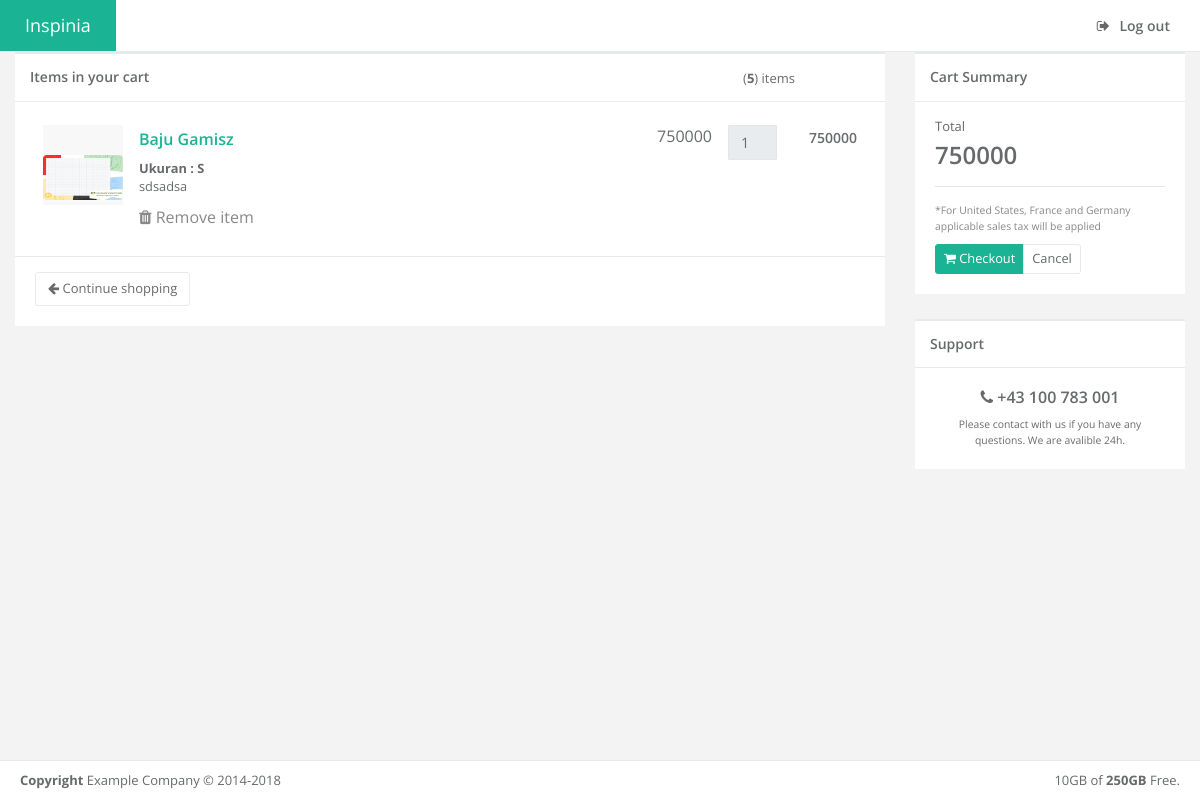
Page /views/keranjang_view.php (signed in) on the committed database.
### tables this page shows
CREATE TABLE IF NOT EXISTS `keranjang` (
  `id_keranjang` int(11) NOT NULL AUTO_INCREMENT,
  `id_user` int(11) NOT NULL DEFAULT '0',
  `id_barang` int(11) NOT NULL DEFAULT '0',
  `jumlah` int(11) NOT NULL DEFAULT '0',
  `id_size` int(11) DEFAULT NULL,
  PRIMARY KEY (`id_keranjang`)
);

CREATE TABLE IF NOT EXISTS `gambar` (
  `id_barang` int(11) DEFAULT NULL,
  `foto` varchar(250) DEFAULT NULL
);

CREATE TABLE IF NOT EXISTS `barang` (
  `id` int(11) NOT NULL AUTO_INCREMENT,
  `nama_barang` varchar(150) NOT NULL DEFAULT '0',
  `id_tipe` int(11) NOT NULL DEFAULT '0',
  `harga` int(11) NOT NULL DEFAULT '0',
  `deskripsi` varchar(250) NOT NULL DEFAULT '0',
  `stok` int(11) DEFAULT NULL,
  PRIMARY KEY (`id`)
);

CREATE TABLE IF NOT EXISTS `size` (
  `id_size` int(11) NOT NULL AUTO_INCREMENT,
  `ukuran` varchar(250) NOT NULL DEFAULT '',
  PRIMARY KEY (`id_size`)
);

### views/keranjang_view.php (the view, shortened to what this page needs)
<?php
include "../config/koneksi.php";
$id = $_SESSION['id'];
?>
<!DOCTYPE html>
<html>
<head>
    <link href="../css/bootstrap.min.css" rel="stylesheet">
    <link href="../font-awesome/css/font-awesome.css" rel="stylesheet">
    <link href="../css/animate.css" rel="stylesheet">
    <link href="../css/style.css" rel="stylesheet">
</head>
<body class="top-navigation">
    <div id="wrapper">
        <div id="page-wrapper" class="gray-bg">
            <div class="row border-bottom white-bg">
                <nav class="navbar navbar-expand-lg navbar-static-top" role="navigation">
                    <a href="#" class="navbar-brand">Inspinia</a>
                    <div class="navbar-collapse collapse" id="navbar">
                        <ul class="nav navbar-top-links navbar-right">
                            <li>
                                <a href="../action/login_controller.php?op=out">
                                    <i class="fa fa-sign-out"></i> Log out
                                </a>
                            </li>
                        </ul>
                    </div>
                </nav>
            </div>
            <div class="row">
                <div class="col-md-9">
                    <div class="ibox">
                        <div class="ibox-title">
                            <span class="float-right">(<strong>5</strong>) items</span>
                            <h5>Items in your cart</h5>
                        </div>
                        <?php
                        include '../config/koneksi.php';
                        $query = "select * from keranjang join barang on keranjang.id_barang = barang.id join size on size.id_size = keranjang.id_size where keranjang.id_user = '$id'";
                        $output = $koneksi->query($query);
                        while ($data = $output->fetch_array()) {
                            $idbarang = $data['id'];
                        ?>
                            <div class="ibox-content">
                                <div class="table-responsive">
                                    <table class="table shoping-cart-table">
                                        <tbody>
                                            <tr>
                                                <td width="90">
                                                    <div class="cart-product-imitation">
                                                        <?php
                                                        $query1 = "select * from gambar where id_barang = '$idbarang'";
                                                        $output1 = $koneksi->query($query1);
                                                        $gambar = $output1->fetch_array(); ?>
                                                        <img class="img-fluid rounded mx-auto d-block" src="../img/barang/<?php echo $gambar['foto'] ?>" alt="gambar">
                                                    </div>
                                                </td>
                                                <td class="desc">
                                                    <h3>
                                                        <a href="#" class="text-navy">
                                                            <?php echo $data['nama_barang'] ?>
                                                        </a>
                                                    </h3>
                                                    <dl class="small m-b-none">
                                                        <dt>Ukuran : <?php echo $data['ukuran'] ?></dt>
                                                        <dd><?php echo $data['deskripsi'] ?></dd>
                                                    </dl>
                                                    <div class="m-t-sm">
                                                        <a href="#" class="text-muted"><i class="fa fa-trash"></i> Remove item</a>
                                                    </div>
                                                </td>
                                                <td>
                                                    <?php echo $data['harga'] ?>
                                                </td>
                                                <td width="65">
                                                    <input type="text" class="form-control" value="<?php echo $data['jumlah'] ?>" disabled>
                                                </td>
                                                <td>
                                                    <h4>
                                                        <?php $hasil = (int)$data['harga'] * (int)$data['jumlah'] ?>
                                                        <?php echo $hasil ?>
                                                    </h4>
                                                </td>
                                            </tr>
                                        </tbody>
                                    </table>
                                </div>
                            </div>
                        <?php } ?>
                        <div class="ibox-content">
                            <button class="btn btn-white" onclick="history.back();"><i class="fa fa-arrow-left"></i> Continue shopping</button>
                        </div>
                    </div>
                </div>
                <div class="col-md-3">
                    <div class="ibox">
                        <div class="ibox-title">
                            <h5>Cart Summary</h5>
                        </div>
                        <div class="ibox-content">
                            <span>
                                Total
                            </span>
                            <h2 class="font-bold">
                                <?php
                                $query = "select sum(barang.harga * keranjang.jumlah) AS total from keranjang INNER JOIN barang ON keranjang.id_barang = barang.id where id_user = '" . $_SESSION['id'] . "'";
                                $output = $koneksi->query($query);
                                $data = $output->fetch_array();
                                echo $data['total'];
                                ?>
                            </h2>
                            <hr />
                            <span class="text-muted small">
                                *For United States, France and Germany applicable sales tax will be applied
                            </span>
                            <div class="m-t-sm">
                                <div class="btn-group">
                                    <a href="../action/action_checkout.php?total=<?php echo $data['total'] ?>&user=<?php echo $id ?>" class="btn btn-primary btn-sm"><i class="fa fa-shopping-cart"></i> Checkout</a>
                                    <a href="#" class="btn btn-white btn-sm"> Cancel</a>
                                </div>
                            </div>
                        </div>
                    </div>
                    <div class="ibox">
                        <div class="ibox-title">
                            <h5>Support</h5>
                        </div>
                        <div class="ibox-content text-center">
                            <h3><i class="fa fa-phone"></i> +43 100 783 001</h3>
                            <span class="small">
                                Please contact with us if you have any questions. We are avalible 24h.
                            </span>
                        </div>
                    </div>
                </div>
            </div>
            <div class="footer">
                <div class="float-right">
                    10GB of <strong>250GB</strong> Free.
                </div>
                <div>
                    <strong>Copyright</strong> Example Company &copy; 2014-2018
                </div>
            </div>
        </div>
    </div>
</body>
</html>

### rows in the picture
keranjang: gambar.foto (picture), id_barang.nama_barang "Baju Gamisz", id_size.ukuran "S", id_barang.deskripsi "sdsadsa", id_barang.harga "750000", jumlah "1"

### other values in the picture
$data['total'] "750000"
